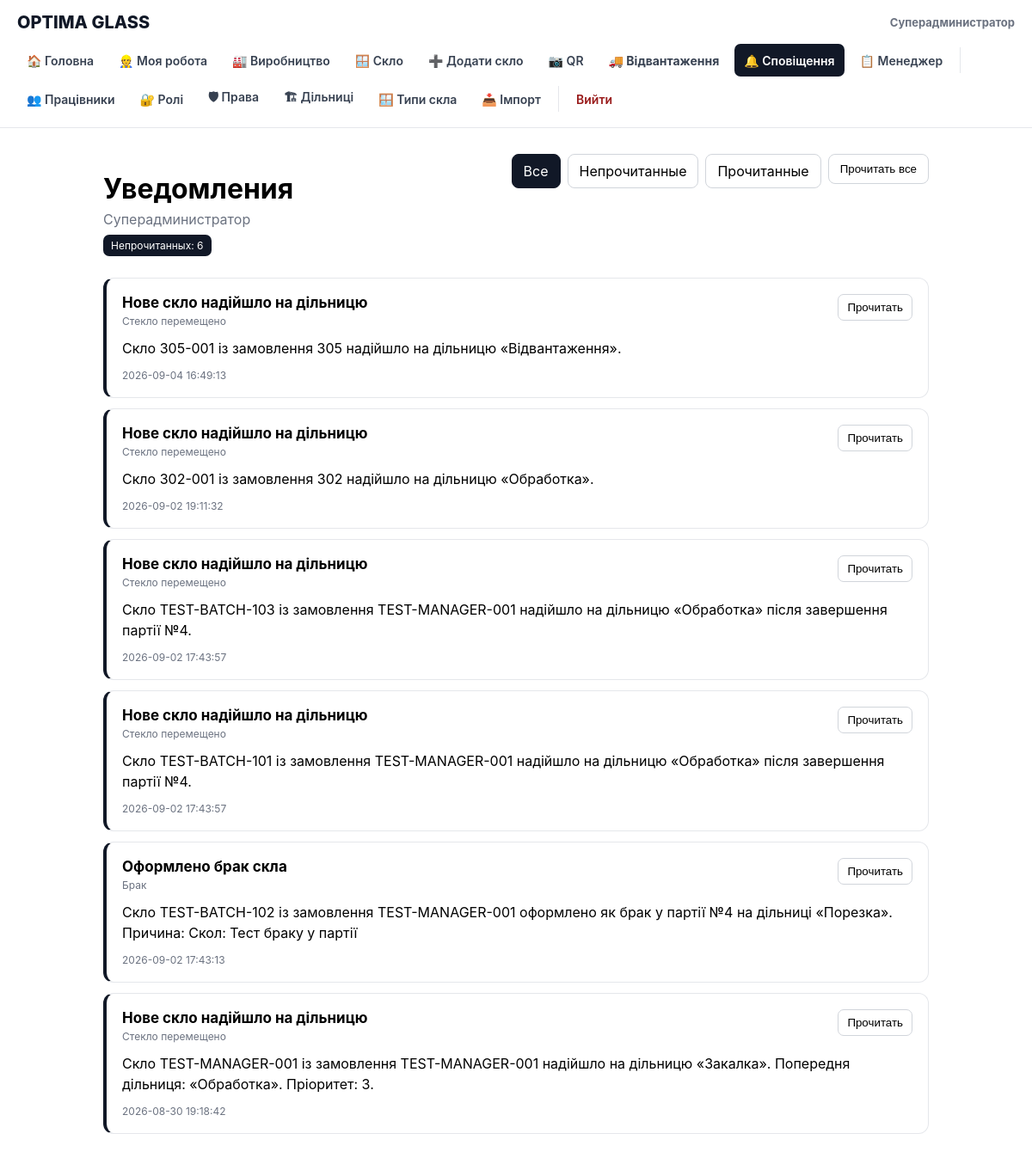
Screenshot of /notifications.php (signed in) with the database file from the repository.
### tables this page shows
CREATE TABLE users (
        id INTEGER PRIMARY KEY AUTOINCREMENT,
        name TEXT NOT NULL,
        email TEXT NOT NULL UNIQUE,
        password TEXT NOT NULL,
        role TEXT NOT NULL DEFAULT 'employee',
        active INTEGER NOT NULL DEFAULT 1,
        created_at TEXT NOT NULL DEFAULT CURRENT_TIMESTAMP
    , stage_id INTEGER REFERENCES production_stages(id));

CREATE TABLE notifications (
    id INTEGER PRIMARY KEY AUTOINCREMENT,

    user_id INTEGER NOT NULL,

    type TEXT NOT NULL,
    title TEXT NOT NULL,
    message TEXT NOT NULL,

    entity_type TEXT,
    entity_id INTEGER,

    channel TEXT NOT NULL DEFAULT 'in_app',
    status TEXT NOT NULL DEFAULT 'unread',

    read_at TEXT,
    sent_at TEXT,

    created_at TEXT NOT NULL DEFAULT CURRENT_TIMESTAMP,

    FOREIGN KEY (user_id) REFERENCES users(id) ON DELETE CASCADE
);

### public/notifications.php (the view, shortened to what the rows shown need)
<?php
require __DIR__ . '/../src/auth.php';
$user = require_user();
function e(?string $value): string
{
    return htmlspecialchars(
        $value ?? '',
        ENT_QUOTES,
        'UTF-8'
    );
}
function notificationTypeLabel(string $type): string
{
    return match ($type) {
        'glass_moved' => 'Стекло перемещено',
        'glass_rejected' => 'Брак',
        'critical_order' => 'Критический заказ',
        'batch_assigned' => 'Назначена партия',
        'batch_completed' => 'Партия завершена',
        'production_delay' => 'Задержка производства',
        'order_completed' => 'Заказ завершён',
        default => 'Уведомление',
    };
}
$filter = $_GET['filter'] ?? 'all';
$unreadStmt = $db->prepare("
    SELECT COUNT(*)
    FROM notifications
    WHERE user_id = :user_id
      AND status = 'unread'
");
$unreadStmt->execute([
    ':user_id' => (int) $user['id'],
]);
$unreadCount = (int) $unreadStmt->fetchColumn();
$sql = "
    SELECT
        id,
        type,
        title,
        message,
        entity_type,
        entity_id,
        channel,
        status,
        read_at,
        sent_at,
        created_at
    FROM notifications
    WHERE user_id = :user_id
";
$params = [
    ':user_id' => (int) $user['id'],
];
$sql .= "
    ORDER BY
        CASE
            WHEN status = 'unread' THEN 0
            ELSE 1
        END,
        created_at DESC,
        id DESC
";
$stmt = $db->prepare($sql);
$stmt->execute($params);
$notifications = $stmt->fetchAll(
    PDO::FETCH_ASSOC
);
?>
<!DOCTYPE html>
<html lang="ru">
<head>
    <link
        rel="stylesheet"
        href="/assets/css/app.css"
    >
</head>
<body>
<?php require __DIR__ . '/../src/partials/header.php'; ?>
<main class="notifications-page">
    <header class="notifications-header">
        <div>
            <h1>
                Уведомления
            </h1>
            <div class="notifications-subtitle">
                <?= e($user['name']) ?>
            </div>
            <?php if ($unreadCount > 0): ?>
                <span class="notifications-count">
                    Непрочитанных:
                    <?= $unreadCount ?>
                </span>
            <?php endif; ?>
        </div>
    </header>
    <?php if (!$notifications): ?>
        <div class="empty">
            <?php if ($filter === 'unread'): ?>
                Непрочитанных уведомлений нет.
            <?php elseif ($filter === 'read'): ?>
                Прочитанных уведомлений нет.
            <?php else: ?>
                Уведомлений пока нет.
            <?php endif; ?>
        </div>
    <?php else: ?>
        <div class="notification-list">
            <?php foreach (
                $notifications
                as $notification
            ): ?>
                <article
                    class="notification <?= $notification['status'] === 'unread'
                        ? 'unread'
                        : '' ?>"
                >
                    <div class="notification-top">
                        <div>
                            <div class="notification-title">
                                <?= e(
                                    $notification[
                                        'title'
                                    ]
                                ) ?>
                            </div>
                            <div class="notification-type">
                                <?= e(
                                    notificationTypeLabel(
                                        $notification[
                                            'type'
                                        ]
                                    )
                                ) ?>
                            </div>
                        </div>
                        <?php if (
                            $notification['status']
                            === 'unread'
                        ): ?>
                            <form
                                method="post"
                                class="notification-read"
                            >
                                <button type="submit">
                                    Прочитать
                                </button>
                            </form>
                        <?php endif; ?>
                    </div>
                    <div class="notification-message">
                        <?= nl2br(
                            e(
                                $notification[
                                    'message'
                                ]
                            )
                        ) ?>
                    </div>
                    <div class="notification-date">
                        <?= e(
                            $notification[
                                'created_at'
                            ]
                        ) ?>
                    </div>
                </article>
            <?php endforeach; ?>
        </div>
    <?php endif; ?>
</main>
</body>
</html>

### src/partials/header.php (shortened to what the rows shown need)
<?php
require_once __DIR__
    . '/../permissions.php';
$headerUser =
    isset($user)
    &&
    is_array($user)
        ? $user
        : null;
?>
<header class="app-header">
    <div class="app-header-inner">
        <div class="app-topbar">
            <?php if (
                $headerUser
            ): ?>
                <div class="app-user">
                    <strong>
                        <?= htmlspecialchars(
                            $headerUser[
                                'name'
                            ]
                            ?? '',
                            ENT_QUOTES,
                            'UTF-8'
                        ) ?>
                    </strong>
                </div>
            <?php endif; ?>
        </div>
    </div>
</header>

### rows the page displays
users: name "Суперадминистратор"
notifications: title "Нове скло надійшло на дільницю", type "Стекло перемещено", message "Скло 305-001 із замовлення 305 надійшло на дільницю «Відвантаження».", created_at "2026-09-04 16:49:13"
notifications: title "Нове скло надійшло на дільницю", type "Стекло перемещено", message "Скло 302-001 із замовлення 302 надійшло на дільницю «Обработка».", created_at "2026-09-02 19:11:32"
notifications: title "Нове скло надійшло на дільницю", type "Стекло перемещено", message "Скло TEST-BATCH-103 із замовлення TEST-MANAGER-001 надійшло на дільницю «Обработка» після завершення партії №4.", created_at "2026-09-02 17:43:57"
notifications: title "Нове скло надійшло на дільницю", type "Стекло перемещено", message "Скло TEST-BATCH-101 із замовлення TEST-MANAGER-001 надійшло на дільницю «Обработка» після завершення партії №4.", created_at "2026-09-02 17:43:57"
notifications: title "Оформлено брак скла", type "Брак", message "Скло TEST-BATCH-102 із замовлення TEST-MANAGER-001 оформлено як брак у партії №4 на дільниці «Порезка». Причина: Скол: Тест браку у партії", created_at "2026-09-02 17:43:13"
notifications: title "Нове скло надійшло на дільницю", type "Стекло перемещено", message "Скло TEST-MANAGER-001 із замовлення TEST-MANAGER-001 надійшло на дільницю «Закалка». Попередня дільниця: «Обработка». Пріоритет: 3.", created_at "2026-08-30 19:18:42"

### other values shown
$unreadCount "6"
